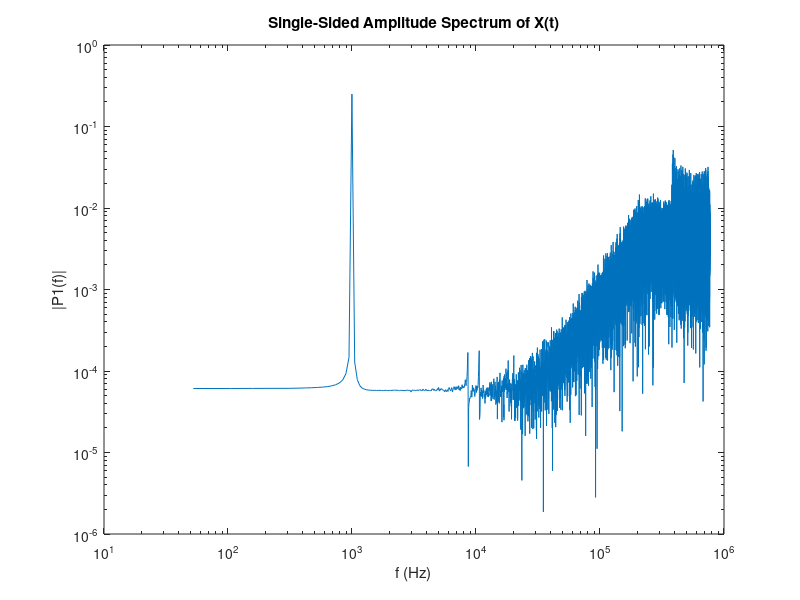

The MATLAB source for this figure:
Fs = 1536000; % Sampling frequency 
T = 1/Fs; % Sampling period 
S = importdata('pulse.txt'); 
Nsamples = length(S);

t = (0:Nsamples-1)*T; % Time vector 

%plot(1000*t(1:Nsamples),S(1:Nsamples)) 
%title('Signal Corrupted with Zero-Mean Random Noise') 
%xlabel('t (milliseconds)') 
%ylabel('X(t)') 

Y = fft(S); 

P2 = abs(Y/Nsamples); 
P1 = P2(1:Nsamples/2+1); 
P1(2:end-1) = 2*P1(2:end-1); 

f = Fs*(0:(Nsamples/2))/Nsamples; 
loglog(f,P1) 
title('Single-Sided Amplitude Spectrum of X(t)') 
xlabel('f (Hz)') 
ylabel('|P1(f)|')